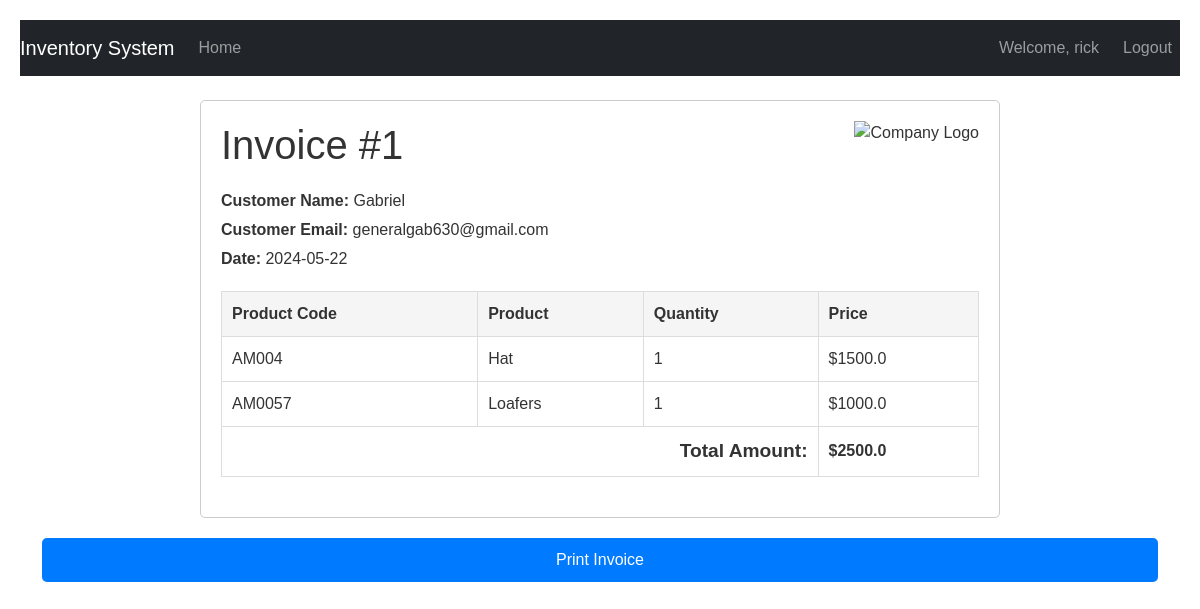
Screenshot of /invoice/1/print (signed in) with the database file from the repository.
### STORE/models.py (models this page shows, shortened)
class User(UserMixin, db.Model):
    id = db.Column(db.Integer, primary_key=True)
    username = db.Column(db.String(64), index=True, unique=True, nullable=False)
    email = db.Column(db.String(120), index=True, unique=True, nullable=False)
    password_hash = db.Column(db.String(128), nullable=False)

class Invoice(db.Model):
    id = db.Column(db.Integer, primary_key=True)
    customer_name = db.Column(db.String(128), nullable=False)
    customer_email = db.Column(db.String(128), nullable=False)
    date_created = db.Column(db.DateTime, default=datetime.utcnow)
    total_amount = db.Column(db.Float, nullable=False)  # Define total_amount attribute
    items = db.relationship('InvoiceItem', backref='invoice', lazy=True)

class InvoiceItem(db.Model):
    id = db.Column(db.Integer, primary_key=True)
    product_code = db.Column(db.String(64), db.ForeignKey('product.code'), nullable=False)
    quantity = db.Column(db.Integer, nullable=False)
    invoice_id = db.Column(db.Integer, db.ForeignKey('invoice.id'), nullable=False)
    product = db.relationship('Product')

class Product(db.Model):
    code = db.Column(db.String(20), primary_key=True, unique=True, nullable=False, index=True)  # Index added to code column
    item = db.Column(db.String(100), nullable=False)
    type_material = db.Column(db.String(100), nullable=False)
    size = db.Column(db.String(20), nullable=False)
    color = db.Column(db.String(50), nullable=False)
    description = db.Column(db.Text, nullable=False)
    price = db.Column(db.Float, nullable=False)
    quantity = db.Column(db.Integer, nullable=False, default=1)  # Default quantity set to 1
    sales = relationship('Sale', backref='product', lazy=True)  # Relationship with Sale model

### STORE/routes.py (the view)
@app.route('/invoice/<int:invoice_id>/print', methods=['GET'])
@login_required
def print_invoice(invoice_id):
    invoice = Invoice.query.get_or_404(invoice_id)
    return render_template('print_invoice.html', invoice=invoice)

### STORE/__init__.py (called while the page is built)
@login_manager.user_loader
def load_user(user_id):
    return User.query.get(int(user_id))

### STORE/templates/print_invoice.html
{% extends "base.html" %}
{% block content %}
<link rel="stylesheet" href="{{ url_for('static', filename='css/print_invoice.css') }}">
<div class="invoice-container printable">
    <div class="invoice-header">
        <h1>Invoice #{{ invoice.id }}</h1>
        <img src="{{ url_for('static', filename='logo.png') }}" alt="Company Logo">
    </div>
    <div class="invoice-details">
        <p><strong>Customer Name:</strong> {{ invoice.customer_name }}</p>
        <p><strong>Customer Email:</strong> {{ invoice.customer_email }}</p>
        <p><strong>Date:</strong> {{ invoice.date_created.strftime('%Y-%m-%d') }}</p>
    </div>
    <table>
        <thead>
            <tr>
                <th>Product Code</th>
                <th>Product</th>
                <th>Quantity</th>
                <th>Price</th>
            </tr>
        </thead>
        <tbody>
            {% for item in invoice.items %}
            <tr>
                <td>{{ item.product_code }}</td>
                <td>{{ item.product.item }}</td>
                <td>{{ item.quantity }}</td>
                <td>${{ item.product.price }}</td>
            </tr>
            {% endfor %}
        </tbody>
        <tfoot>
            <tr>
                <td colspan="3" class="total-amount">Total Amount:</td>
                <td>${{ invoice.total_amount }}</td>
            </tr>
        </tfoot>
    </table>
</div>
<a href="#" class="print-button" onclick="window.print();">Print Invoice</a>
{% endblock %}

### STORE/templates/base.html (shortened to what this page needs)
<!DOCTYPE html>
<html lang="en">
<head>
    <link href="https://cdn.jsdelivr.net/npm/bootstrap@5.0.2/dist/css/bootstrap.min.css" rel="stylesheet">
</head>
<body>
    <nav class="navbar navbar-expand-lg navbar-dark bg-dark">
        <a class="navbar-brand" href="{{ url_for('index') }}">Inventory System</a>
        <div class="collapse navbar-collapse" id="navbarNav">
            <ul class="navbar-nav">
                {% if request.path != '/' and request.path != '/login' and request.path != '/register' %}
                <li class="nav-item">
                    <a class="nav-link" href="{{ url_for('index') }}">Home</a>
                </li>
                {% endif %}
            </ul>
        </div>
        <div class="navbar-nav ml-auto">
            {% if current_user.is_authenticated %}
                {% if request.path != '/' %}
                    <span class="navbar-text me-3">Welcome, {{ current_user.username }}</span>
                    <a href="{{ url_for('logout') }}" class="nav-item nav-link">Logout</a>
                {% endif %}
            {% else %}
                {% if request.path != '/' and request.path != '/login' and request.path != '/register' %}
                    <a href="{{ url_for('login') }}" class="nav-item nav-link">Login</a>
                {% endif %}
            {% endif %}
        </div>
    </nav>
    <div class="container mt-4">
        {% block content %}
        {% endblock %}
    </div>
</body>
</html>

### STORE/static/css/print_invoice.css (style rules this page uses)
body { font-family: Arial, sans-serif; margin: 0; padding: 20px; color: #333; }
.invoice-container { max-width: 800px; margin: 0 auto; padding: 20px; border: 1px solid #ccc; border-radius: 5px; background: #fff; }
.invoice-header { display: flex; justify-content: space-between; margin-bottom: 20px; }
.invoice-header h1 { margin: 0; }
.invoice-header img { max-height: 50px; }
.invoice-details { margin-bottom: 20px; }
.invoice-details p { margin: 5px 0; }
table { width: 100%; border-collapse: collapse; margin-bottom: 20px; }
th, td { padding: 10px; border: 1px solid #ddd; text-align: left; }
th { background-color: #f5f5f5; }
tfoot { font-weight: bold; }
.total-amount { font-size: 1.2em; text-align: right; }
.print-button { display: block; width: 100%; padding: 10px; text-align: center; background-color: #007bff; color: #fff; text-decoration: none; border-radius: 5px; margin-top: 20px; }

### rows the page displays
User: username "rick"
Invoice: id "1", customer_name "Gabriel", customer_email "generalgab630@gmail.com", date_created "2024-05-22", total_amount "2500.0"
InvoiceItem: product_code "AM004", product.item "Hat", quantity "1", product.price "1500.0"
InvoiceItem: product_code "AM0057", product.item "Loafers", quantity "1", product.price "1000.0"
